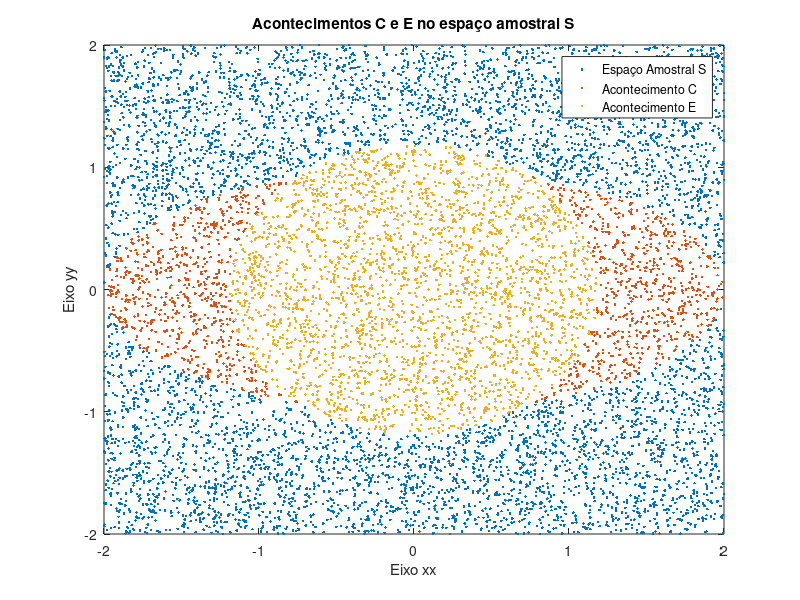
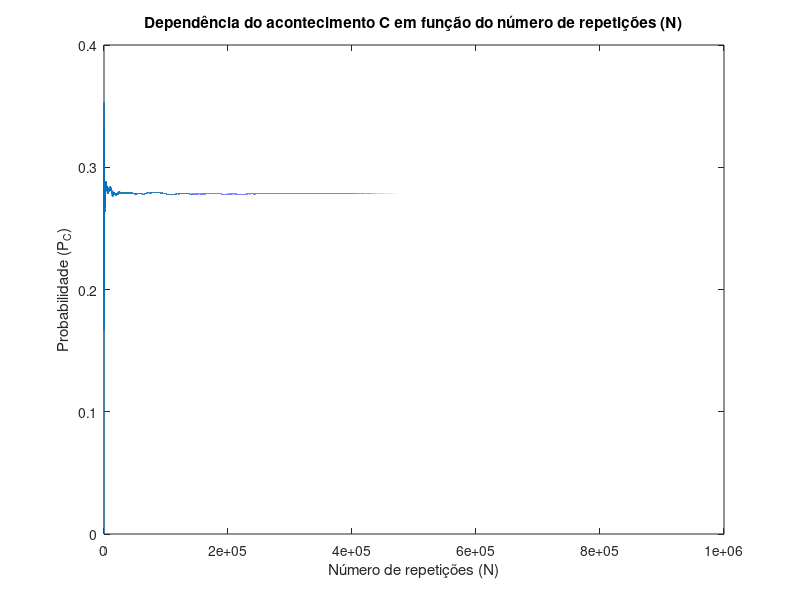
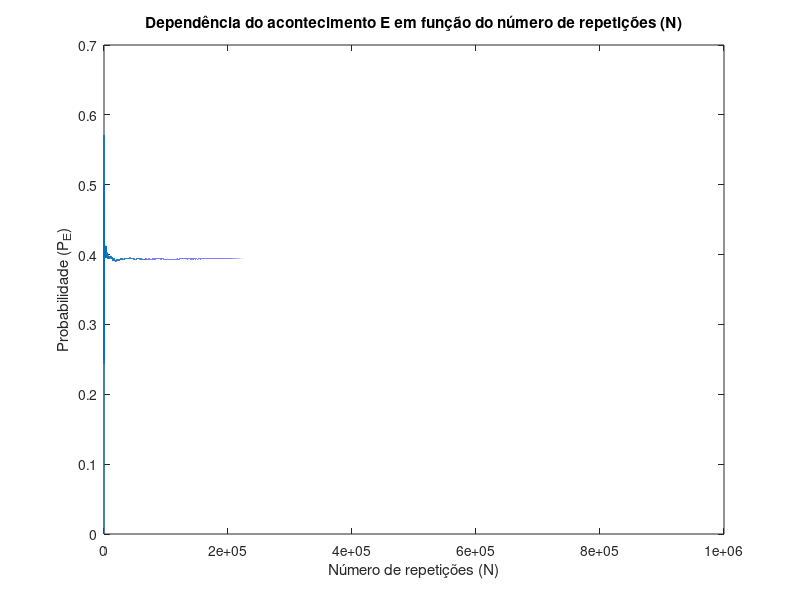

Source code (MATLAB) for these figures, in order:
%% TPC 1

% Pedro Martins
% nºmec 76374
clear; clc; close;

%% Alínea a)

% número de repetições
N = 1e4;

% Resultados do espaço amostral para N repetições
Sx = rand(1, N) * 4 - 2;
Sy = rand(1, N) * 4 - 2;

% Parametros da parábola
a = 2;      % expansão segundo xx
b = 1;      % expansão segundo yy

% Acontecimento C: Elementos do espaço amostral que pertencem à
% circunferência centrada em 0 de raio sqrt(sqrt(2))
C = Sx.^2 + Sy.^2 <= sqrt(2);

% Acontecimento E: Elementos do espaço amostral que pertencem à elipse com 
% semieixos a e b
E = (Sx/a).^2 + (Sy/b).^2 <= 1;

% Subespaço do acontecimento C
Cx = Sx(C);
Cy = Sy(C);

% Subespaço do acontecimento E
Ex = Sx(E);
Ey = Sy(E);

% Espaço de amostragem e acontecimentos
figure(1)
plot(Sx, Sy, '.')
hold on
plot(Sx(E), Sy(E), '.')
plot(Sx(C), Sy(C), '.')
hold off

title('Acontecimentos C e E no espaço amostral S');
xlabel('Eixo xx');
ylabel('Eixo yy');
legend('Espaço Amostral S', 'Acontecimento C', 'Acontecimento E');

%% Alínea b)

% Probabilidade do acontecimento C: como C é um vetor lógico, o número de
% 1 representa a frequencia absoluta do acontecimento C. O número de casos
% possíveis são o número de repetições do problema
PC = sum(C) / N

% Probabilidade do acontecimento E: como E é um vetor lógico, o número de
% 1 representa a frequencia absoluta do acontecimento E. O número de casos
% possíveis são o número de repetições do problema
PE = sum(E) / N

%% Alinea c)

% Novo número de repetições
N = 1e6;

% Elementos do espaço amostral para N repetições
Sx = rand(1, N) * 4 - 2;
Sy = rand(1, N) * 4 - 2;

% Acontecimento C: Elementos do espaço amostral que pertencem à
% circunferência centrada em 0 de raio sqrt(sqrt(2))
C = Sx.^2 + Sy.^2 <= sqrt(2);

% Acontecimento E: Elementos do espaço amostral que pertencem à elipse com 
% semieixos a e b
E = (Sx/a).^2 + (Sy/b).^2 <= 1;

% A probabilidade do acontecimento em função do número de repetições pode
% ser obtida pela frequencia absoluta para N repetições dividindo pelo
% número de repetições consideradas
PC_N = cumsum(C) ./ (1:N);
PE_N = cumsum(E) ./ (1:N);

% Dependência do acontecimento C em função do número de repetições (N)
figure(2)
plot(1:N, PC_N);
title('Dependência do acontecimento C em função do número de repetições (N)');
xlabel('Número de repetições (N)');
ylabel('Probabilidade (P_C)');

% Dependência do acontecimento E em função do número de repetições (N)
figure(3)
plot(1:N, PE_N);
title('Dependência do acontecimento E em função do número de repetições (N)');
xlabel('Número de repetições (N)');
ylabel('Probabilidade (P_E)');

%% Alinea d)

% Probabilidade esperada para os acontecimentos C e E 
% Area(Acontecimento) / Area(Espaço Amostral)
PC_analitica = pi * sqrt(sqrt(2)).^2 / 4^2
PE_analitica = pi * a * b / 4^2

% Simulando para um número de repetições N=1e6, tanto para o acontecimento
% C como para o aconteciemento E os valores de probabilidade obtidas
% aproximam-se dos valores analíticos à medida que o número de repetições
% aumenta

%% Alinea e)

% Subespaço Amostral do acontecimento C sabendo que ocorreu E
C_E = Sx(E).^2 + Sy(E).^2 <= sqrt(2);

% Probabilidade do acontecimento C sabendo que ocorreu o acontecimento E.
% Como tanto C_E e E são vetores lógicos, a sua soma resulta na frequencia
% absoluta dos acontecimentos
PC_E = sum(C_E) / sum(E)

% Probabilidade de o acontecimento C e E ocorrem. Os casos favoráveis são
% dados pela operação AND entre os vetores lógicos C e E, obtendo-se um
% vetor lógico, cujo somatório de todos os elementos resulta na frequencia
% absoluta do acontecimento C e E
PCE = sum(C & E) / N

% Confirmação do resultado obtido usando a regra de Bayes
PC_E_esperada = PCE / PE_N(end)

% Aplicando a regra de Bayes obtemos os resultados esperados


